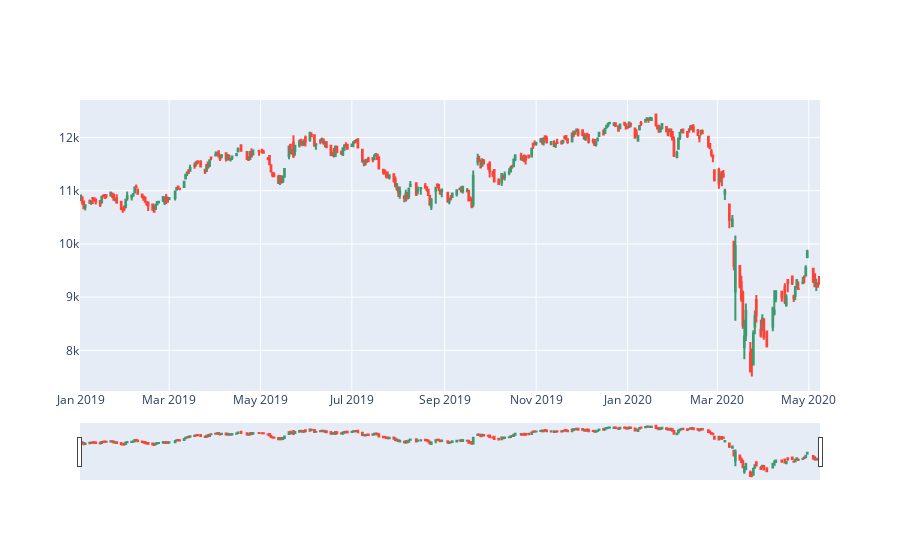

Source (notebook cell):
### Code cell
df=nifty_50_2019
fig = go.Figure(data=[go.Candlestick(x=df['Date'],
                open=df['Open'],
                high=df['High'],
                low=df['Low'],
                close=df['Close'])])

fig.show()

### Figure 1 — Plotly figure (JSON) as saved in the notebook; plotly's stock layout.template omitted (floating-point values rounded to 4 significant figures; data arrays with more than 128 entries replaced by an {"elided": "..."} marker saying what was removed)
{"data": [{"close": {"elided": "332 float values"}, "high": {"elided": "332 float values"}, "low": {"elided": "332 float values"}, "open": {"elided": "332 float values"}, "type": "candlestick", "x": {"elided": "332 str values"}}], "layout": {}}
